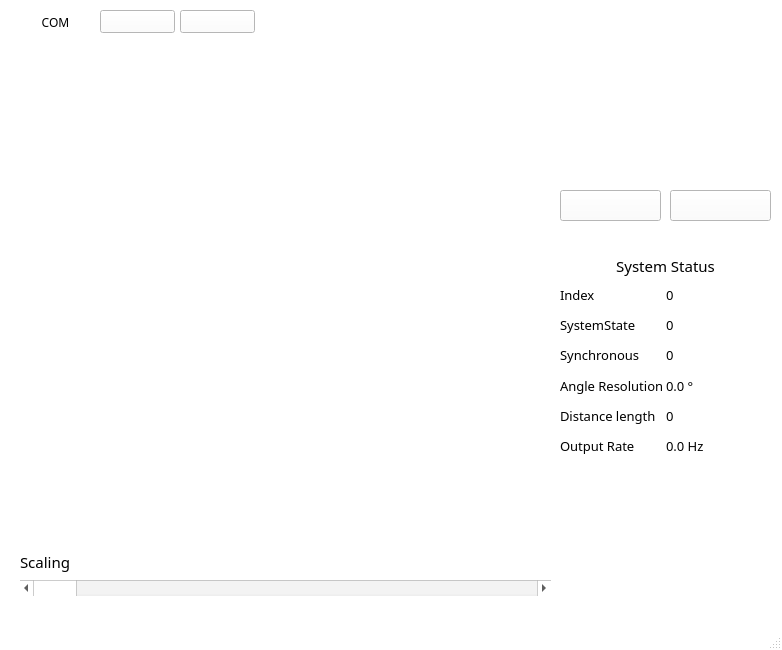
<?xml version="1.0" encoding="UTF-8"?>
<ui version="4.0">
 <class>MainWindow</class>
 <widget class="QMainWindow" name="MainWindow">
  <property name="geometry">
   <rect>
    <x>0</x>
    <y>0</y>
    <width>782</width>
    <height>650</height>
   </rect>
  </property>
  <property name="maximumSize">
   <size>
    <width>782</width>
    <height>650</height>
   </size>
  </property>
  <property name="palette">
   <palette>
    <active>
     <colorrole role="WindowText">
      <brush brushstyle="SolidPattern">
       <color alpha="255">
        <red>0</red>
        <green>0</green>
        <blue>0</blue>
       </color>
      </brush>
     </colorrole>
     <colorrole role="Button">
      <brush brushstyle="SolidPattern">
       <color alpha="255">
        <red>255</red>
        <green>255</green>
        <blue>255</blue>
       </color>
      </brush>
     </colorrole>
     <colorrole role="Light">
      <brush brushstyle="SolidPattern">
       <color alpha="255">
        <red>255</red>
        <green>255</green>
        <blue>255</blue>
       </color>
      </brush>
     </colorrole>
     <colorrole role="Midlight">
      <brush brushstyle="SolidPattern">
       <color alpha="255">
        <red>255</red>
        <green>255</green>
        <blue>255</blue>
       </color>
      </brush>
     </colorrole>
     <colorrole role="Dark">
      <brush brushstyle="SolidPattern">
       <color alpha="255">
        <red>127</red>
        <green>127</green>
        <blue>127</blue>
       </color>
      </brush>
     </colorrole>
     <colorrole role="Mid">
      <brush brushstyle="SolidPattern">
       <color alpha="255">
        <red>170</red>
        <green>170</green>
        <blue>170</blue>
       </color>
      </brush>
     </colorrole>
     <colorrole role="Text">
      <brush brushstyle="SolidPattern">
       <color alpha="255">
        <red>0</red>
        <green>0</green>
        <blue>0</blue>
       </color>
      </brush>
     </colorrole>
     <colorrole role="BrightText">
      <brush brushstyle="SolidPattern">
       <color alpha="255">
        <red>255</red>
        <green>255</green>
        <blue>255</blue>
       </color>
      </brush>
     </colorrole>
     <colorrole role="ButtonText">
      <brush brushstyle="SolidPattern">
       <color alpha="255">
        <red>0</red>
        <green>0</green>
        <blue>0</blue>
       </color>
      </brush>
     </colorrole>
     <colorrole role="Base">
      <brush brushstyle="SolidPattern">
       <color alpha="255">
        <red>255</red>
        <green>255</green>
        <blue>255</blue>
       </color>
      </brush>
     </colorrole>
     <colorrole role="Window">
      <brush brushstyle="SolidPattern">
       <color alpha="255">
        <red>255</red>
        <green>255</green>
        <blue>255</blue>
       </color>
      </brush>
     </colorrole>
     <colorrole role="Shadow">
      <brush brushstyle="SolidPattern">
       <color alpha="255">
        <red>0</red>
        <green>0</green>
        <blue>0</blue>
       </color>
      </brush>
     </colorrole>
     <colorrole role="AlternateBase">
      <brush brushstyle="SolidPattern">
       <color alpha="255">
        <red>255</red>
        <green>255</green>
        <blue>255</blue>
       </color>
      </brush>
     </colorrole>
     <colorrole role="ToolTipBase">
      <brush brushstyle="SolidPattern">
       <color alpha="255">
        <red>255</red>
        <green>255</green>
        <blue>220</blue>
       </color>
      </brush>
     </colorrole>
     <colorrole role="ToolTipText">
      <brush brushstyle="SolidPattern">
       <color alpha="255">
        <red>0</red>
        <green>0</green>
        <blue>0</blue>
       </color>
      </brush>
     </colorrole>
    </active>
    <inactive>
     <colorrole role="WindowText">
      <brush brushstyle="SolidPattern">
       <color alpha="255">
        <red>0</red>
        <green>0</green>
        <blue>0</blue>
       </color>
      </brush>
     </colorrole>
     <colorrole role="Button">
      <brush brushstyle="SolidPattern">
       <color alpha="255">
        <red>255</red>
        <green>255</green>
        <blue>255</blue>
       </color>
      </brush>
     </colorrole>
     <colorrole role="Light">
      <brush brushstyle="SolidPattern">
       <color alpha="255">
        <red>255</red>
        <green>255</green>
        <blue>255</blue>
       </color>
      </brush>
     </colorrole>
     <colorrole role="Midlight">
      <brush brushstyle="SolidPattern">
       <color alpha="255">
        <red>255</red>
        <green>255</green>
        <blue>255</blue>
       </color>
      </brush>
     </colorrole>
     <colorrole role="Dark">
      <brush brushstyle="SolidPattern">
       <color alpha="255">
        <red>127</red>
        <green>127</green>
        <blue>127</blue>
       </color>
      </brush>
     </colorrole>
     <colorrole role="Mid">
      <brush brushstyle="SolidPattern">
       <color alpha="255">
        <red>170</red>
        <green>170</green>
        <blue>170</blue>
       </color>
      </brush>
     </colorrole>
     <colorrole role="Text">
      <brush brushstyle="SolidPattern">
       <color alpha="255">
        <red>0</red>
        <green>0</green>
        <blue>0</blue>
       </color>
      </brush>
     </colorrole>
     <colorrole role="BrightText">
      <brush brushstyle="SolidPattern">
       <color alpha="255">
        <red>255</red>
        <green>255</green>
        <blue>255</blue>
       </color>
      </brush>
     </colorrole>
     <colorrole role="ButtonText">
      <brush brushstyle="SolidPattern">
       <color alpha="255">
        <red>0</red>
        <green>0</green>
        <blue>0</blue>
       </color>
      </brush>
     </colorrole>
     <colorrole role="Base">
      <brush brushstyle="SolidPattern">
       <color alpha="255">
        <red>255</red>
        <green>255</green>
        <blue>255</blue>
       </color>
      </brush>
     </colorrole>
     <colorrole role="Window">
      <brush brushstyle="SolidPattern">
       <color alpha="255">
        <red>255</red>
        <green>255</green>
        <blue>255</blue>
       </color>
      </brush>
     </colorrole>
     <colorrole role="Shadow">
      <brush brushstyle="SolidPattern">
       <color alpha="255">
        <red>0</red>
        <green>0</green>
        <blue>0</blue>
       </color>
      </brush>
     </colorrole>
     <colorrole role="AlternateBase">
      <brush brushstyle="SolidPattern">
       <color alpha="255">
        <red>255</red>
        <green>255</green>
        <blue>255</blue>
       </color>
      </brush>
     </colorrole>
     <colorrole role="ToolTipBase">
      <brush brushstyle="SolidPattern">
       <color alpha="255">
        <red>255</red>
        <green>255</green>
        <blue>220</blue>
       </color>
      </brush>
     </colorrole>
     <colorrole role="ToolTipText">
      <brush brushstyle="SolidPattern">
       <color alpha="255">
        <red>0</red>
        <green>0</green>
        <blue>0</blue>
       </color>
      </brush>
     </colorrole>
    </inactive>
    <disabled>
     <colorrole role="WindowText">
      <brush brushstyle="SolidPattern">
       <color alpha="255">
        <red>127</red>
        <green>127</green>
        <blue>127</blue>
       </color>
      </brush>
     </colorrole>
     <colorrole role="Button">
      <brush brushstyle="SolidPattern">
       <color alpha="255">
        <red>255</red>
        <green>255</green>
        <blue>255</blue>
       </color>
      </brush>
     </colorrole>
     <colorrole role="Light">
      <brush brushstyle="SolidPattern">
       <color alpha="255">
        <red>255</red>
        <green>255</green>
        <blue>255</blue>
       </color>
      </brush>
     </colorrole>
     <colorrole role="Midlight">
      <brush brushstyle="SolidPattern">
       <color alpha="255">
        <red>255</red>
        <green>255</green>
        <blue>255</blue>
       </color>
      </brush>
     </colorrole>
     <colorrole role="Dark">
      <brush brushstyle="SolidPattern">
       <color alpha="255">
        <red>127</red>
        <green>127</green>
        <blue>127</blue>
       </color>
      </brush>
     </colorrole>
     <colorrole role="Mid">
      <brush brushstyle="SolidPattern">
       <color alpha="255">
        <red>170</red>
        <green>170</green>
        <blue>170</blue>
       </color>
      </brush>
     </colorrole>
     <colorrole role="Text">
      <brush brushstyle="SolidPattern">
       <color alpha="255">
        <red>127</red>
        <green>127</green>
        <blue>127</blue>
       </color>
      </brush>
     </colorrole>
     <colorrole role="BrightText">
      <brush brushstyle="SolidPattern">
       <color alpha="255">
        <red>255</red>
        <green>255</green>
        <blue>255</blue>
       </color>
      </brush>
     </colorrole>
     <colorrole role="ButtonText">
      <brush brushstyle="SolidPattern">
       <color alpha="255">
        <red>127</red>
        <green>127</green>
        <blue>127</blue>
       </color>
      </brush>
     </colorrole>
     <colorrole role="Base">
      <brush brushstyle="SolidPattern">
       <color alpha="255">
        <red>255</red>
        <green>255</green>
        <blue>255</blue>
       </color>
      </brush>
     </colorrole>
     <colorrole role="Window">
      <brush brushstyle="SolidPattern">
       <color alpha="255">
        <red>255</red>
        <green>255</green>
        <blue>255</blue>
       </color>
      </brush>
     </colorrole>
     <colorrole role="Shadow">
      <brush brushstyle="SolidPattern">
       <color alpha="255">
        <red>0</red>
        <green>0</green>
        <blue>0</blue>
       </color>
      </brush>
     </colorrole>
     <colorrole role="AlternateBase">
      <brush brushstyle="SolidPattern">
       <color alpha="255">
        <red>255</red>
        <green>255</green>
        <blue>255</blue>
       </color>
      </brush>
     </colorrole>
     <colorrole role="ToolTipBase">
      <brush brushstyle="SolidPattern">
       <color alpha="255">
        <red>255</red>
        <green>255</green>
        <blue>220</blue>
       </color>
      </brush>
     </colorrole>
     <colorrole role="ToolTipText">
      <brush brushstyle="SolidPattern">
       <color alpha="255">
        <red>0</red>
        <green>0</green>
        <blue>0</blue>
       </color>
      </brush>
     </colorrole>
    </disabled>
   </palette>
  </property>
  <property name="font">
   <font>
    <family>Yu Gothic UI Semibold</family>
   </font>
  </property>
  <property name="windowTitle">
   <string>MainWindow</string>
  </property>
  <widget class="QWidget" name="centralwidget">
   <widget class="QPushButton" name="start_btn">
    <property name="geometry">
     <rect>
      <x>560</x>
      <y>190</y>
      <width>101</width>
      <height>31</height>
     </rect>
    </property>
    <property name="text">
     <string/>
    </property>
   </widget>
   <widget class="QPushButton" name="stop_btn">
    <property name="geometry">
     <rect>
      <x>670</x>
      <y>190</y>
      <width>101</width>
      <height>31</height>
     </rect>
    </property>
    <property name="text">
     <string/>
    </property>
   </widget>
   <widget class="PlotWidget" name="lidar_graph" native="true">
    <property name="geometry">
     <rect>
      <x>20</x>
      <y>50</y>
      <width>531</width>
      <height>521</height>
     </rect>
    </property>
   </widget>
   <widget class="QLabel" name="run_state_txt">
    <property name="geometry">
     <rect>
      <x>560</x>
      <y>130</y>
      <width>211</width>
      <height>41</height>
     </rect>
    </property>
    <property name="font">
     <font>
      <pointsize>20</pointsize>
     </font>
    </property>
    <property name="text">
     <string/>
    </property>
    <property name="alignment">
     <set>Qt::AlignCenter</set>
    </property>
   </widget>
   <widget class="QPushButton" name="serial_btn">
    <property name="geometry">
     <rect>
      <x>180</x>
      <y>10</y>
      <width>75</width>
      <height>23</height>
     </rect>
    </property>
    <property name="text">
     <string/>
    </property>
   </widget>
   <widget class="QPushButton" name="serial_btn_2">
    <property name="geometry">
     <rect>
      <x>100</x>
      <y>10</y>
      <width>75</width>
      <height>23</height>
     </rect>
    </property>
    <property name="text">
     <string/>
    </property>
   </widget>
   <widget class="QScrollBar" name="scale_slider">
    <property name="geometry">
     <rect>
      <x>20</x>
      <y>580</y>
      <width>531</width>
      <height>16</height>
     </rect>
    </property>
    <property name="minimum">
     <number>1</number>
    </property>
    <property name="maximum">
     <number>109</number>
    </property>
    <property name="orientation">
     <enum>Qt::Horizontal</enum>
    </property>
   </widget>
   <widget class="QLabel" name="label_4">
    <property name="geometry">
     <rect>
      <x>20</x>
      <y>552</y>
      <width>56</width>
      <height>20</height>
     </rect>
    </property>
    <property name="font">
     <font>
      <pointsize>11</pointsize>
     </font>
    </property>
    <property name="text">
     <string>Scaling</string>
    </property>
   </widget>
   <widget class="QLabel" name="NanoLidar">
    <property name="geometry">
     <rect>
      <x>560</x>
      <y>50</y>
      <width>211</width>
      <height>31</height>
     </rect>
    </property>
    <property name="text">
     <string/>
    </property>
   </widget>
   <widget class="QWidget" name="gridLayoutWidget">
    <property name="geometry">
     <rect>
      <x>560</x>
      <y>280</y>
      <width>211</width>
      <height>181</height>
     </rect>
    </property>
    <property name="font">
     <font>
      <pointsize>10</pointsize>
     </font>
    </property>
    <layout class="QGridLayout" name="gridLayout">
     <property name="spacing">
      <number>0</number>
     </property>
     <item row="3" column="1">
      <widget class="QLabel" name="angle_txt">
       <property name="font">
        <font>
         <pointsize>10</pointsize>
        </font>
       </property>
       <property name="text">
        <string>0.0 °</string>
       </property>
      </widget>
     </item>
     <item row="4" column="0">
      <widget class="QLabel" name="label_2">
       <property name="text">
        <string>Distance length</string>
       </property>
      </widget>
     </item>
     <item row="4" column="1">
      <widget class="QLabel" name="distance_length_txt">
       <property name="text">
        <string>0</string>
       </property>
      </widget>
     </item>
     <item row="1" column="1">
      <widget class="QLabel" name="systemstate_txt">
       <property name="font">
        <font>
         <pointsize>10</pointsize>
        </font>
       </property>
       <property name="text">
        <string>0</string>
       </property>
      </widget>
     </item>
     <item row="0" column="1">
      <widget class="QLabel" name="index_txt">
       <property name="font">
        <font>
         <pointsize>10</pointsize>
        </font>
       </property>
       <property name="text">
        <string>0</string>
       </property>
      </widget>
     </item>
     <item row="1" column="0">
      <widget class="QLabel" name="label_3">
       <property name="font">
        <font>
         <pointsize>10</pointsize>
        </font>
       </property>
       <property name="text">
        <string>SystemState</string>
       </property>
      </widget>
     </item>
     <item row="3" column="0">
      <widget class="QLabel" name="label_7">
       <property name="font">
        <font>
         <pointsize>10</pointsize>
        </font>
       </property>
       <property name="text">
        <string>Angle Resolution</string>
       </property>
      </widget>
     </item>
     <item row="5" column="1">
      <widget class="QLabel" name="output_txt">
       <property name="font">
        <font>
         <pointsize>10</pointsize>
        </font>
       </property>
       <property name="text">
        <string>0.0 Hz</string>
       </property>
      </widget>
     </item>
     <item row="2" column="1">
      <widget class="QLabel" name="synchronous_txt">
       <property name="font">
        <font>
         <pointsize>10</pointsize>
        </font>
       </property>
       <property name="text">
        <string>0</string>
       </property>
      </widget>
     </item>
     <item row="2" column="0">
      <widget class="QLabel" name="label_5">
       <property name="font">
        <font>
         <pointsize>10</pointsize>
        </font>
       </property>
       <property name="text">
        <string>Synchronous</string>
       </property>
      </widget>
     </item>
     <item row="5" column="0">
      <widget class="QLabel" name="label_9">
       <property name="text">
        <string>Output Rate</string>
       </property>
      </widget>
     </item>
     <item row="0" column="0">
      <widget class="QLabel" name="label">
       <property name="palette">
        <palette>
         <active>
          <colorrole role="WindowText">
           <brush brushstyle="SolidPattern">
            <color alpha="255">
             <red>0</red>
             <green>0</green>
             <blue>0</blue>
            </color>
           </brush>
          </colorrole>
          <colorrole role="Button">
           <brush brushstyle="SolidPattern">
            <color alpha="255">
             <red>159</red>
             <green>159</green>
             <blue>159</blue>
            </color>
           </brush>
          </colorrole>
          <colorrole role="Light">
           <brush brushstyle="SolidPattern">
            <color alpha="255">
             <red>239</red>
             <green>239</green>
             <blue>239</blue>
            </color>
           </brush>
          </colorrole>
          <colorrole role="Midlight">
           <brush brushstyle="SolidPattern">
            <color alpha="255">
             <red>199</red>
             <green>199</green>
             <blue>199</blue>
            </color>
           </brush>
          </colorrole>
          <colorrole role="Dark">
           <brush brushstyle="SolidPattern">
            <color alpha="255">
             <red>79</red>
             <green>79</green>
             <blue>79</blue>
            </color>
           </brush>
          </colorrole>
          <colorrole role="Mid">
           <brush brushstyle="SolidPattern">
            <color alpha="255">
             <red>106</red>
             <green>106</green>
             <blue>106</blue>
            </color>
           </brush>
          </colorrole>
          <colorrole role="Text">
           <brush brushstyle="SolidPattern">
            <color alpha="255">
             <red>0</red>
             <green>0</green>
             <blue>0</blue>
            </color>
           </brush>
          </colorrole>
          <colorrole role="BrightText">
           <brush brushstyle="SolidPattern">
            <color alpha="255">
             <red>255</red>
             <green>255</green>
             <blue>255</blue>
            </color>
           </brush>
          </colorrole>
          <colorrole role="ButtonText">
           <brush brushstyle="SolidPattern">
            <color alpha="255">
             <red>0</red>
             <green>0</green>
             <blue>0</blue>
            </color>
           </brush>
          </colorrole>
          <colorrole role="Base">
           <brush brushstyle="SolidPattern">
            <color alpha="255">
             <red>255</red>
             <green>255</green>
             <blue>255</blue>
            </color>
           </brush>
          </colorrole>
          <colorrole role="Window">
           <brush brushstyle="SolidPattern">
            <color alpha="255">
             <red>159</red>
             <green>159</green>
             <blue>159</blue>
            </color>
           </brush>
          </colorrole>
          <colorrole role="Shadow">
           <brush brushstyle="SolidPattern">
            <color alpha="255">
             <red>0</red>
             <green>0</green>
             <blue>0</blue>
            </color>
           </brush>
          </colorrole>
          <colorrole role="AlternateBase">
           <brush brushstyle="SolidPattern">
            <color alpha="255">
             <red>207</red>
             <green>207</green>
             <blue>207</blue>
            </color>
           </brush>
          </colorrole>
          <colorrole role="ToolTipBase">
           <brush brushstyle="SolidPattern">
            <color alpha="255">
             <red>255</red>
             <green>255</green>
             <blue>220</blue>
            </color>
           </brush>
          </colorrole>
          <colorrole role="ToolTipText">
           <brush brushstyle="SolidPattern">
            <color alpha="255">
             <red>0</red>
             <green>0</green>
             <blue>0</blue>
            </color>
           </brush>
          </colorrole>
         </active>
         <inactive>
          <colorrole role="WindowText">
           <brush brushstyle="SolidPattern">
            <color alpha="255">
             <red>0</red>
             <green>0</green>
             <blue>0</blue>
            </color>
           </brush>
          </colorrole>
          <colorrole role="Button">
           <brush brushstyle="SolidPattern">
            <color alpha="255">
             <red>159</red>
             <green>159</green>
             <blue>159</blue>
            </color>
           </brush>
          </colorrole>
          <colorrole role="Light">
           <brush brushstyle="SolidPattern">
            <color alpha="255">
             <red>239</red>
             <green>239</green>
             <blue>239</blue>
            </color>
           </brush>
          </colorrole>
          <colorrole role="Midlight">
           <brush brushstyle="SolidPattern">
            <color alpha="255">
             <red>199</red>
             <green>199</green>
             <blue>199</blue>
            </color>
           </brush>
          </colorrole>
          <colorrole role="Dark">
           <brush brushstyle="SolidPattern">
            <color alpha="255">
             <red>79</red>
             <green>79</green>
             <blue>79</blue>
            </color>
           </brush>
          </colorrole>
          <colorrole role="Mid">
           <brush brushstyle="SolidPattern">
            <color alpha="255">
             <red>106</red>
             <green>106</green>
             <blue>106</blue>
            </color>
           </brush>
          </colorrole>
          <colorrole role="Text">
           <brush brushstyle="SolidPattern">
            <color alpha="255">
             <red>0</red>
             <green>0</green>
             <blue>0</blue>
            </color>
           </brush>
          </colorrole>
          <colorrole role="BrightText">
           <brush brushstyle="SolidPattern">
            <color alpha="255">
             <red>255</red>
             <green>255</green>
             <blue>255</blue>
            </color>
           </brush>
          </colorrole>
          <colorrole role="ButtonText">
           <brush brushstyle="SolidPattern">
            <color alpha="255">
             <red>0</red>
             <green>0</green>
             <blue>0</blue>
            </color>
           </brush>
          </colorrole>
          <colorrole role="Base">
           <brush brushstyle="SolidPattern">
            <color alpha="255">
             <red>255</red>
             <green>255</green>
             <blue>255</blue>
            </color>
           </brush>
          </colorrole>
          <colorrole role="Window">
           <brush brushstyle="SolidPattern">
            <color alpha="255">
             <red>159</red>
             <green>159</green>
             <blue>159</blue>
            </color>
           </brush>
          </colorrole>
          <colorrole role="Shadow">
           <brush brushstyle="SolidPattern">
            <color alpha="255">
             <red>0</red>
             <green>0</green>
             <blue>0</blue>
            </color>
           </brush>
          </colorrole>
          <colorrole role="AlternateBase">
           <brush brushstyle="SolidPattern">
            <color alpha="255">
             <red>207</red>
             <green>207</green>
             <blue>207</blue>
            </color>
           </brush>
          </colorrole>
          <colorrole role="ToolTipBase">
           <brush brushstyle="SolidPattern">
            <color alpha="255">
             <red>255</red>
             <green>255</green>
             <blue>220</blue>
            </color>
           </brush>
          </colorrole>
          <colorrole role="ToolTipText">
           <brush brushstyle="SolidPattern">
            <color alpha="255">
             <red>0</red>
             <green>0</green>
             <blue>0</blue>
            </color>
           </brush>
          </colorrole>
         </inactive>
         <disabled>
          <colorrole role="WindowText">
           <brush brushstyle="SolidPattern">
            <color alpha="255">
             <red>79</red>
             <green>79</green>
             <blue>79</blue>
            </color>
           </brush>
          </colorrole>
          <colorrole role="Button">
           <brush brushstyle="SolidPattern">
            <color alpha="255">
             <red>159</red>
             <green>159</green>
             <blue>159</blue>
            </color>
           </brush>
          </colorrole>
          <colorrole role="Light">
           <brush brushstyle="SolidPattern">
            <color alpha="255">
             <red>239</red>
             <green>239</green>
             <blue>239</blue>
            </color>
           </brush>
          </colorrole>
          <colorrole role="Midlight">
           <brush brushstyle="SolidPattern">
            <color alpha="255">
             <red>199</red>
             <green>199</green>
             <blue>199</blue>
            </color>
           </brush>
          </colorrole>
          <colorrole role="Dark">
           <brush brushstyle="SolidPattern">
            <color alpha="255">
             <red>79</red>
             <green>79</green>
             <blue>79</blue>
            </color>
           </brush>
          </colorrole>
          <colorrole role="Mid">
           <brush brushstyle="SolidPattern">
            <color alpha="255">
             <red>106</red>
             <green>106</green>
             <blue>106</blue>
            </color>
           </brush>
          </colorrole>
          <colorrole role="Text">
           <brush brushstyle="SolidPattern">
            <color alpha="255">
             <red>79</red>
             <green>79</green>
             <blue>79</blue>
            </color>
           </brush>
          </colorrole>
          <colorrole role="BrightText">
           <brush brushstyle="SolidPattern">
            <color alpha="255">
             <red>255</red>
             <green>255</green>
             <blue>255</blue>
            </color>
           </brush>
          </colorrole>
          <colorrole role="ButtonText">
           <brush brushstyle="SolidPattern">
            <color alpha="255">
             <red>79</red>
             <green>79</green>
             <blue>79</blue>
            </color>
           </brush>
          </colorrole>
          <colorrole role="Base">
           <brush brushstyle="SolidPattern">
            <color alpha="255">
             <red>159</red>
             <green>159</green>
             <blue>159</blue>
            </color>
           </brush>
          </colorrole>
          <colorrole role="Window">
           <brush brushstyle="SolidPattern">
            <color alpha="255">
             <red>159</red>
             <green>159</green>
             <blue>159</blue>
            </color>
           </brush>
          </colorrole>
          <colorrole role="Shadow">
           <brush brushstyle="SolidPattern">
            <color alpha="255">
             <red>0</red>
             <green>0</green>
             <blue>0</blue>
            </color>
           </brush>
          </colorrole>
          <colorrole role="AlternateBase">
           <brush brushstyle="SolidPattern">
            <color alpha="255">
             <red>159</red>
             <green>159</green>
             <blue>159</blue>
            </color>
           </brush>
          </colorrole>
          <colorrole role="ToolTipBase">
           <brush brushstyle="SolidPattern">
            <color alpha="255">
             <red>255</red>
             <green>255</green>
             <blue>220</blue>
            </color>
           </brush>
          </colorrole>
          <colorrole role="ToolTipText">
           <brush brushstyle="SolidPattern">
            <color alpha="255">
             <red>0</red>
             <green>0</green>
             <blue>0</blue>
            </color>
           </brush>
          </colorrole>
         </disabled>
        </palette>
       </property>
       <property name="font">
        <font>
         <pointsize>10</pointsize>
        </font>
       </property>
       <property name="text">
        <string>Index</string>
       </property>
      </widget>
     </item>
    </layout>
   </widget>
   <widget class="QLabel" name="title">
    <property name="geometry">
     <rect>
      <x>560</x>
      <y>250</y>
      <width>211</width>
      <height>31</height>
     </rect>
    </property>
    <property name="font">
     <font>
      <pointsize>11</pointsize>
     </font>
    </property>
    <property name="text">
     <string>System Status</string>
    </property>
    <property name="alignment">
     <set>Qt::AlignCenter</set>
    </property>
   </widget>
   <widget class="QLabel" name="COM">
    <property name="geometry">
     <rect>
      <x>20</x>
      <y>12</y>
      <width>71</width>
      <height>21</height>
     </rect>
    </property>
    <property name="text">
     <string>COM</string>
    </property>
    <property name="alignment">
     <set>Qt::AlignCenter</set>
    </property>
   </widget>
   <zorder>start_btn</zorder>
   <zorder>stop_btn</zorder>
   <zorder>lidar_graph</zorder>
   <zorder>run_state_txt</zorder>
   <zorder>serial_btn</zorder>
   <zorder>serial_btn_2</zorder>
   <zorder>NanoLidar</zorder>
   <zorder>gridLayoutWidget</zorder>
   <zorder>title</zorder>
   <zorder>label_4</zorder>
   <zorder>scale_slider</zorder>
   <zorder>COM</zorder>
  </widget>
  <widget class="QStatusBar" name="statusbar"/>
 </widget>
 <customwidgets>
  <customwidget>
   <class>PlotWidget</class>
   <extends>QWidget</extends>
   <header>pyqtgraph</header>
   <container>1</container>
  </customwidget>
 </customwidgets>
 <resources>
  <include location="test.qrc"/>
 </resources>
 <connections>
  <connection>
   <sender>start_btn</sender>
   <signal>clicked()</signal>
   <receiver>MainWindow</receiver>
   <slot>Send_Start_Data()</slot>
   <hints>
    <hint type="sourcelabel">
     <x>580</x>
     <y>170</y>
    </hint>
    <hint type="destinationlabel">
     <x>11</x>
     <y>80</y>
    </hint>
   </hints>
  </connection>
  <connection>
   <sender>stop_btn</sender>
   <signal>clicked()</signal>
   <receiver>MainWindow</receiver>
   <slot>Send_Stop_Data()</slot>
   <hints>
    <hint type="sourcelabel">
     <x>680</x>
     <y>170</y>
    </hint>
    <hint type="destinationlabel">
     <x>223</x>
     <y>76</y>
    </hint>
   </hints>
  </connection>
  <connection>
   <sender>scale_slider</sender>
   <signal>valueChanged(int)</signal>
   <receiver>MainWindow</receiver>
   <slot>Slider_Scale()</slot>
   <hints>
    <hint type="sourcelabel">
     <x>164</x>
     <y>595</y>
    </hint>
    <hint type="destinationlabel">
     <x>771</x>
     <y>138</y>
    </hint>
   </hints>
  </connection>
  <connection>
   <sender>serial_btn</sender>
   <signal>clicked()</signal>
   <receiver>MainWindow</receiver>
   <slot>serial_stop()</slot>
   <hints>
    <hint type="sourcelabel">
     <x>174</x>
     <y>32</y>
    </hint>
    <hint type="destinationlabel">
     <x>583</x>
     <y>554</y>
    </hint>
   </hints>
  </connection>
  <connection>
   <sender>serial_btn_2</sender>
   <signal>clicked(bool)</signal>
   <receiver>MainWindow</receiver>
   <slot>serial_start()</slot>
   <hints>
    <hint type="sourcelabel">
     <x>94</x>
     <y>32</y>
    </hint>
    <hint type="destinationlabel">
     <x>566</x>
     <y>163</y>
    </hint>
   </hints>
  </connection>
 </connections>
 <slots>
  <slot>Send_Start_Data()</slot>
  <slot>Send_Stop_Data()</slot>
  <slot>Scale()</slot>
  <slot>Slider_Scale()</slot>
  <slot>serial_start()</slot>
  <slot>serial_stop()</slot>
 </slots>
</ui>
